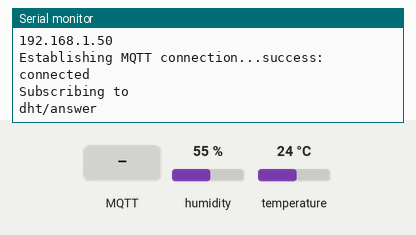
This sketch was run on a simulated ESP8266 (NodeMCU). On the bench: the last lines printed to the serial monitor. The test bench sets the inputs (shaded band); at power-on: humidity 55 %, temperature 24 °C. WiFi joins after 1.5 s; servers stay silent unless stated; no MQTT or app messages arrive unless stated.

Above: at 2.8 s.
2.9 s: MQTT message "1" arrives on the first subscribed topic
At 3.3 s:
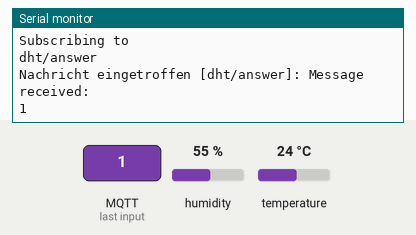
4.4 s: MQTT message "on" arrives on the first subscribed topic
At 5.6 s:
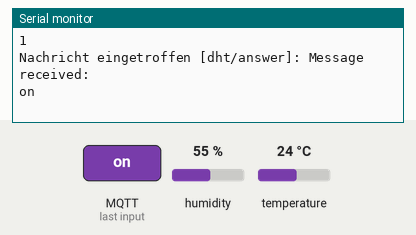
5.9 s: MQTT message "off" arrives on the first subscribed topic
At 6.8 s:
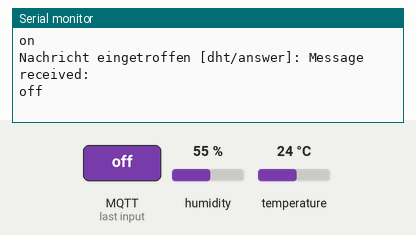

Measured:
- after the input at 2.9 s, the serial monitor: prints a new line at once (image 1)
- after the input at 4.4 s, the serial monitor: prints a new line at once (image 2)
- after the input at 5.9 s, the serial monitor: prints a new line at once (image 3)

The sketch:

IoT_DHTExample.ino
```cpp
#include <ESP8266WiFi.h>
#include <PubSubClient.h>
#include <string.h>
#include <DHT.h>

#define DHT_PIN 14
#define DHT_TYPE DHT22

DHT dhtSensor(DHT_PIN, DHT_TYPE);

// connection details
String clientId = "ESP8266-01";
const char* SSID = "IoT-Gateway";
const char* PSK = "smartproducts";
const char* MQTT_BROKER = "10.3.141.1";
const char* mqtt_user = "IoT-Gateway";
const char* mqtt_password = "smartproducts";

WiFiClient espClient;
PubSubClient client(espClient);
long last_sent_ms = millis();

// MQTT message topics
#define status_topic "dht/status"
#define temperature_topic "dht/temperature"
#define humidity_topic "dht/humidity"
#define answer_topic "dht/answer"

void setup_wifi() {
  delay(10);
  Serial.print("Connecting to "); Serial.println(SSID);
  WiFi.begin(SSID, PSK);
  while (WiFi.status() != WL_CONNECTED) {
    delay(200);
    Serial.print(".");
  }
  Serial.println("");
  Serial.println("WiFi connected with IP address: ");
  Serial.println(WiFi.localIP());
}

void reconnect() {
  while (!client.connected()) {
    Serial.print("Establishing MQTT connection...");
    if (client.connect(clientId.c_str(), mqtt_user, mqtt_password)) {
      Serial.println("success: connected");
      client.publish(status_topic, "ESP01 alive");
      Serial.println("Subscribing to ");
      Serial.println( answer_topic );
      client.subscribe(answer_topic);
    } else {
        Serial.print("failed, rc=");
        Serial.print(client.state());
        Serial.println("... trying again in 5 seconds");
        delay(5000);
    }
  }
}

void mqtt_callback(char* topic, byte* message, unsigned int length) {
  Serial.print("Nachricht eingetroffen [");
  Serial.print(topic);
  Serial.print("]: ");
  String completeMessage;

  for (int i=0;i<length;i++) {
    completeMessage += (char)message[i];
  }
  Serial.println("Message received: ");
  Serial.println( completeMessage );
  Serial.println();
}


void setup() {
  Serial.begin( 115200 );
  setup_wifi();
  dhtSensor.begin();
  client.setServer( MQTT_BROKER, 1883 );
  client.setCallback(mqtt_callback);
}


void loop() {
  if ( !client.connected() )
  {
    reconnect();
  }
  client.loop();

  long current_ms = millis();

  if ( current_ms - last_sent_ms > 1000 )
  {
    float temperature = dhtSensor.readTemperature();
    float humidity = dhtSensor.readHumidity();

    client.publish( temperature_topic, String(temperature).c_str() );
    client.publish( humidity_topic, String(humidity).c_str() );
    last_sent_ms = current_ms;
  }
}
```
